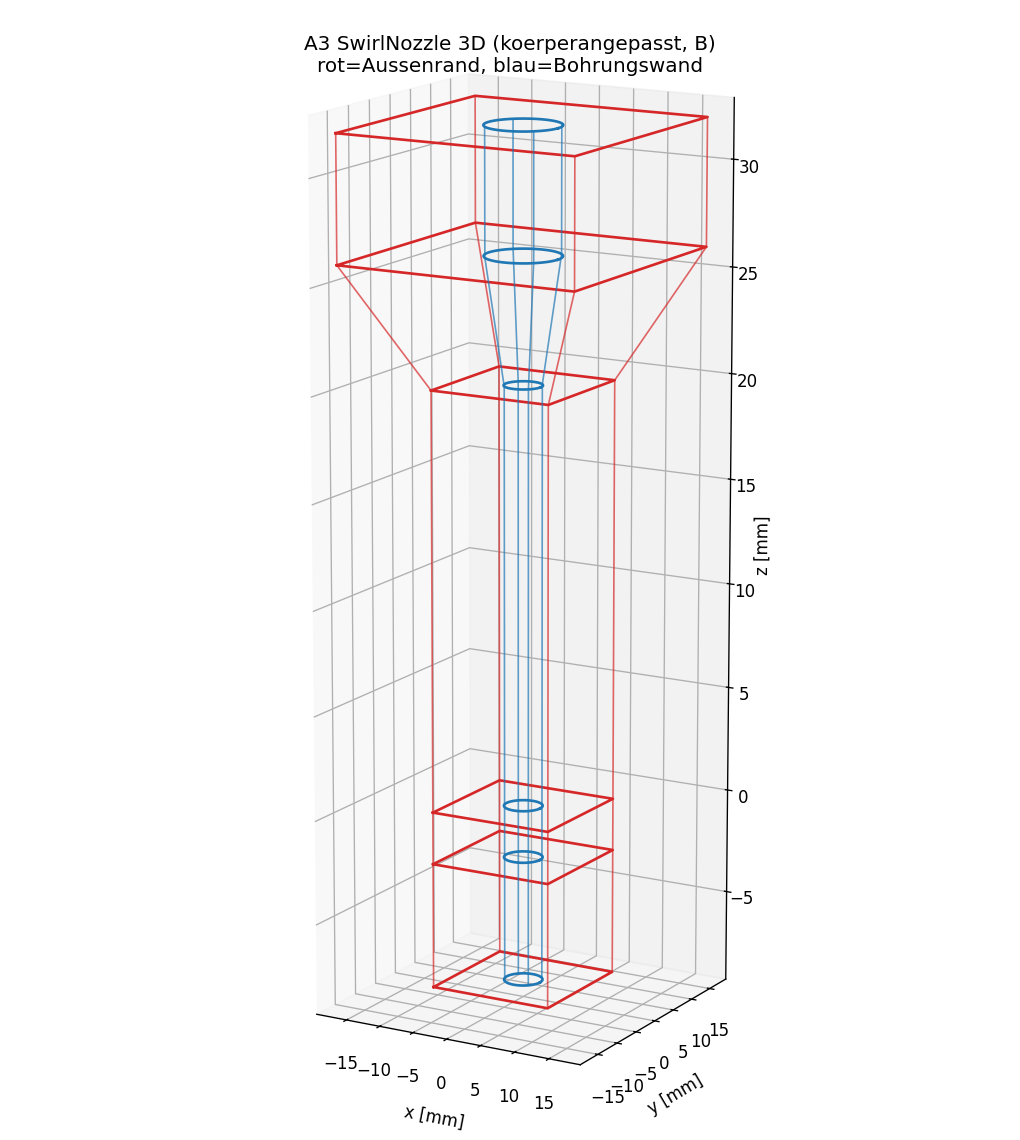

Write the Python code that produced this figure.
# -*- coding: utf-8 -*-
"""
A3 SwirlNozzleInjector -- 3D-Extrusion (koerperangepasst, Variante B).

Stapelt die 2D-O-Grid-Topologie (sketch.py) ueber die z-Stationen aus
params.py und SKALIERT jeden Querschnitt mit dem Bohrungsradius:

    Station            z            scale s = R(z)/(Do/2)
    swirl_bot   z_swirl_bot         Ds/Do  (=2)
    contr_bot   z_contr_bot         Ds/Do  (=2)
    orif_bot    0                   1
    orif_top    Lo                  1
    exp_top     Lo+Lk               R_exit/(Do/2)  (=2)
    exit_top    Lo+Lk+L_exit        R_exit/(Do/2)  (=2)

-> 21 2D-Bloecke x 5 z-Segmente = 105 Hex-Bloecke.
Kontraktion (contr_bot->orif_bot) und Expansion (orif_top->exp_top) sind
Frusta (lineare Skalenaenderung -> schraege Seitenwaende).

Patches (provisorisch, snappy verfeinert spaeter):
    outlet         Top-Flaeche (Exit, +z)
    chamberBottom  Boden Drallkammer (-z)  [wall; Zulauf via snappy]
    outerWall      Aussen-Perimeter (3x3-Raster), alle Segmente  [wall]
Innerer Kreis = interne Schnittstelle.

Einheiten: mm -> scale 0.001 im blockMeshDict.
"""

import math
import os
import numpy as np
import matplotlib.pyplot as plt
from mpl_toolkits.mplot3d.art3d import Line3DCollection

import params as P
import sketch as S   # 2D-Topologie: S.pts, S.blocks, S.arcs_edges, S.patches


# ----------------------------------------------------------------------
# 1) 2D-Basis
# ----------------------------------------------------------------------
MAIN = sorted((k for k in S.pts if not k.startswith("p_")), key=lambda k: int(k[1:]))
N2D = len(MAIN)                       # 28 Hauptpunkte
idx2d = {k: i for i, k in enumerate(MAIN)}
xy = {k: S.pts[k] for k in MAIN}      # 2D-Koordinaten (Orifice-Skala, s=1)

# ----------------------------------------------------------------------
# 2) z-Stationen (z, scale)
# ----------------------------------------------------------------------
R_orif = P.R_wall
# Chamber O-grid scale. Body-fitted would be Ds/Do = 2.0 (Kreis 2 lands exactly
# on the chamber wall Rs -> the tangential inlets then cut through the curved
# arc + BL band, which snaps to slivers/high skew). Reducing it keeps the inner
# O-grid (incl. p12-15) ~inside Rs so the chamber wall + inlets are carved by
# snappy through the SQUARE outer raster (Cartesian) instead -> much less skew.
# 1.4: Kreis 2 ~3.5mm, Trans corners ~5.6mm (just past Rs=5); fully-inside would
# need ~1.25, the trade keeps more chamber O-grid resolution.
S_CHAMBER = 1.4
# PRISMATIC: constant cross-section over z (all scales = 1.0) -> the O-grid
# "circle segments go straight up" with no frusta. snappy then carves the whole
# nozzle (chamber Rs, contraction, orifice Rw, expansion, exit) out of the
# uniform prism. The orifice still matches Kreis 2 (=Rw) arc-exact for the
# air-core/film; everything wider is cut from the square raster. Uniform cells
# -> cleaner refinement transitions (no tiny cells from frusta + refinement).
# False -> the body-fitted variant (S_CHAMBER chamber, R_exit expansion).
PRISMATIC = True
_HAS_EXIT = P.L_exit > 1e-6           # L_exit=0 -> kein Exit-Geradstueck (paper-konform)

if PRISMATIC:
    # Chamber + contraction + orifice prismatic (scale 1, circle segments straight)
    # -> uniform cells, clean tangential carve. Expansion/exit KEEP the body-fitted
    # widening (scale R_exit/Do/2): the core blocks widen toward the outlet -- this
    # gave a nice spray-exit region, not made prismatic there.
    _se = P.R_exit / R_orif
    STATIONS = [
        ("swirl_bot", P.z_swirl_bot, 1.0),
        ("contr_bot", P.z_contr_bot, 1.0),
        ("orif_bot",  0.0,           1.0),
        ("orif_top",  P.z_orif_top,  1.0),
        ("exp_top",   P.z_exp_top,   _se),
    ]
    if _HAS_EXIT:
        STATIONS.append(("exit_top", P.z_exit_top, _se))
else:
    _se = P.R_exit / R_orif
    STATIONS = [
        ("swirl_bot", P.z_swirl_bot, S_CHAMBER),
        ("contr_bot", P.z_contr_bot, S_CHAMBER),
        ("orif_bot",  0.0,           1.0),
        ("orif_top",  P.z_orif_top,  1.0),
        ("exp_top",   P.z_exp_top,   _se),
    ]
    if _HAS_EXIT:
        STATIONS.append(("exit_top", P.z_exit_top, _se))
CASE_DIR = "case_a3_prism" if PRISMATIC else "case_a3"
SEG_NAMES = ["Swirl", "Contraction", "Orifice", "Expansion"]
if _HAS_EXIT:
    SEG_NAMES.append("Exit")
N_NOZZLE_SEG = len(SEG_NAMES)        # 4 oder 5 nozzle segments before ambient

# AMBIENT extension (Task 3): zwei zusaetzliche z-Stationen unter dem Nozzle-Exit
# fuer die Sprueh-Kegelwinkel-Auswertung. Die O-Grid-Frusta oeffnen sich frustum-
# artig in den Spray-Konus (Scale linear vom Exit-Scale zu R_amb/R_orif). Das
# Aussen-Raster dieser Segmente + die Top-Flaeche der amb_far-Station landen im
# 'outlet'-Patch (atmosphaerische pressureInletOutletVelocity-BC, identisch zur
# Nozzle-Exit-BC) -> case_template/0/* bleibt unveraendert.
if P.AMBIENT:
    _s_exit  = STATIONS[-1][2]
    if getattr(P, "TOPOLOGY", "v1") == "v2":
        # v2: Inner-O-Grid faechert mit demselben Cone-Half-Angle wie Ring3 auf
        # -- damit folgt der Inner-O-Grid (Core+Ring1+Ring2) der Spray-Lamelle.
        # Ring3 bleibt dabei radial konstant in der Dicke (R3-R_exit = 5mm).
        # Vorher prismatisch: am chamberBottom-Uebergang R_inner=R_exit=5mm fix,
        # die Lamelle musste vom feinen Inner-O-Grid in den groben Ring3 umsteigen
        # -> Druck-Spike (Martin's ParaView 6.13ms). Jetzt waechst Inner-O-Grid
        # mit der Lamelle mit -> Druck-Spike loest besser auf.
        # SHRINK 0.9 (Martin's Vorschlag 2026-06-02): an den Ambient-Boden-
        # Stationen (amb_mid, amb_far) den Inner-O-Grid-Aussenrand leicht nach
        # innen versetzen (~10%), damit Ring3 mehr Pufferzone bekommt und der
        # spitze Block-Vertex am Frustum-Knick entschaerft wird (siehe Skizze
        # mit orange/gruen Pfeil).
        _half = math.radians(getattr(P, "cone_half_angle_deg", 60.0))
        _tan_h = math.tan(_half)
        _shrink = getattr(P, "inner_amb_shrink", 0.9)
        _R_inner_m = (P.R_exit + (P.z_amb_mid - P.z_exit_top) * _tan_h) * _shrink
        _R_inner_f = (P.R_exit + (P.z_amb_far - P.z_exit_top) * _tan_h) * _shrink
        _s_amb_m = _R_inner_m / P.R_wall
        _s_amb_f = _R_inner_f / P.R_wall
    else:
        _s_amb_f = P.R_amb / R_orif
        _s_amb_m = _s_exit + (_s_amb_f - _s_exit) * P.amb_mid_frac_s
    STATIONS.append(("amb_mid", P.z_amb_mid, _s_amb_m))
    STATIONS.append(("amb_far", P.z_amb_far, _s_amb_f))
    SEG_NAMES = SEG_NAMES + ["Ambient1", "Ambient2"]
NST = len(STATIONS)

# axiale Aufloesung. Orifice und Expansion bekommen 1.5x mehr z-Cells als die
# default h_ax-Berechnung -- das lange Rohr und der sich aufweitende Outflow
# brauchen feinere axiale Aufloesung, damit die Wasser/Luft-Front nicht ueber
# zu wenige Cells streckt (Spray-Detonation @ 7.97ms ohne Refinement).
axial_aspect = 4.0
h_ax = P.h_base * axial_aspect
_z_mult = {"Orifice": 1.5, "Expansion": 2.33, "Ambient1": 2.0, "Contraction": 2.0}
nz_seg = [max(1, round(_z_mult.get(SEG_NAMES[j], 1.0) *
                       abs(STATIONS[j + 1][1] - STATIONS[j][1]) / h_ax))
          for j in range(NST - 1)]


# ----------------------------------------------------------------------
# 3) 3D-Vertices:  V[j*N2D + i]
# ----------------------------------------------------------------------
def vid(station_j, pname):
    return station_j * N2D + idx2d[pname]


# FLIP: 180 deg about the Y axis -> (x,y,z) -> (-x, y, -z). Turns the nozzle so
# the exit faces -z (fluid sprays in -z, chamber on top), matching the CFDPredict
# convention. A proper rotation (det +1) -> hex volumes stay positive, no winding
# fix. (x is mirrored too -> swirl handedness flips; cosmetic for symmetric BCs.)
def _flip(x, y, z):
    return (-x, y, -z)


# TOPOLOGY=v2: ring_level=5 (Ring3) wird Frustum-skaliert:
#   - 2D-Position pts[] in sketch.py setzt Ring3 corners auf R3_max
#     (= R3 + L_amb*tan(half_angle)).
#   - Pro Station wird Ring3-Radius linear interpoliert:
#       R3(z) = R3                       fuer z <= z_exit_top
#               R3 + (z-z_exit_top)*tan(half_angle)  fuer z > z_exit_top (Ambient)
#   - sketch3d-scale fuer Ring3 = R3(z) / R3_max
TOPOLOGY_V2 = (getattr(S, "TOPOLOGY", "v1") == "v2")
_R3_ABS  = getattr(S, "_R3_abs", None) or 0.0
_R3_MAX  = getattr(S, "_R3_max", None)
_TAN_HC  = math.tan(math.radians(getattr(P, "cone_half_angle_deg", 60.0)))


def _vertex_scale(k, j, station_scale, station_z_orig):
    """Per-vertex scale: ring_level <=4 = uniform station_scale (wie v1).
    Ring3 (level 5): Frustum mit half-angle. Im 2D liegt der pt auf R3_max
    (= R3 + L_amb*tan(half_angle)). Pro Station: R3(z) = R3 fuer z <= z_exit_top,
    sonst R3 + (z-z_exit_top)*tan. scale = R3(z) / R3_max."""
    if not TOPOLOGY_V2:
        return station_scale
    lvl = S.ring_level.get(k, 0)
    if lvl <= 4:
        return station_scale
    if lvl == 5 and _R3_MAX is not None:
        # Ring3 Frustum: R3 am exit_top, waechst downstream.
        delta = max(0.0, station_z_orig - P.z_exit_top)
        R3_at = _R3_ABS + delta * _TAN_HC
        return R3_at / _R3_MAX
    return station_scale


verts3d = []
for j, (_nm, z, s) in enumerate(STATIONS):
    for k in MAIN:
        x, y = xy[k]
        s_v = _vertex_scale(k, j, s, z)
        verts3d.append(_flip(x * s_v, y * s_v, z))


# ----------------------------------------------------------------------
# 4) 3D-Hex-Bloecke:  je 2D-Block x je z-Segment
# ----------------------------------------------------------------------
def hex_orient(v8):
    """Spatprodukt an v0:  ((v1-v0) x (v3-v0)) . (v4-v0).
    > 0  => blockMesh-konforme Orientierung (positives Zellvolumen).
    Betrag ~ lokales Volumenmasz."""
    p = [np.array(verts3d[i], dtype=float) for i in v8]
    return float(np.dot(np.cross(p[1] - p[0], p[3] - p[0]), p[4] - p[0]))


# TOPOLOGY=v2: Welche Segments existieren fuer einen Block-segments-Tag?
# Bei v1 ist segments="ALL" -> immer aktiv, kompatibel mit alter Logik.
def _seg_active(seg_tag, seg_name):
    if seg_tag == "ALL":
        return True
    if seg_tag == "CHAMBER":
        return seg_name in ("Swirl", "Contraction")
    if seg_tag == "EXIT_AMBIENT":
        # ab Expansion + Exit (falls vorhanden) + Ambient1/2
        return seg_name in ("Expansion", "Exit", "Ambient1", "Ambient2")
    if seg_tag == "AMBIENT":
        return seg_name in ("Ambient1", "Ambient2")
    return False


blocks3d = []
for j in range(NST - 1):
    seg_name = SEG_NAMES[j]
    for b in S.blocks:
        seg_tag = b.get("segments", "ALL")
        if not _seg_active(seg_tag, seg_name):
            continue
        v0, v1, v2, v3 = b["verts"]
        v8 = [vid(j, v0), vid(j, v1), vid(j, v2), vid(j, v3),
              vid(j + 1, v0), vid(j + 1, v1), vid(j + 1, v2), vid(j + 1, v3)]
        n1, n2, _ = b["cells"]
        blocks3d.append({
            "name": f"{b['name']}_{seg_name}",
            "v8": v8,
            "cells": (n1, n2, nz_seg[j]),
            "seg": seg_name,
        })


# ----------------------------------------------------------------------
# 5) Arc-Kanten je Station (skalierter Kreis 1 / Kreis 2)
# ----------------------------------------------------------------------
# TOPOLOGY=v2: arcs fuer Ring3 (p28..p31) nur an Stations wo Ring3-Block
# tatsaechlich existiert (= EXIT_AMBIENT segments). Sonst meldet blockMesh
# "Curved edge does not correspond to a block edge" Warnings und einen
# fatalen Topology-Konsistenz-Check (Patch-Face-Edge passt nicht zur
# Block-Face-Edge weil arc den geraden Block-Edge biegt).
def _arc_active_at_station(midkey, j):
    if not TOPOLOGY_V2:
        return True
    # Ring3 arcs (p28..p31): nur in EXIT_AMBIENT-Segmenten ODER an Stations
    # die diese Segmente begrenzen.
    if "28_" in midkey or "29_" in midkey or "30_" in midkey or "31_" in midkey:
        seg_below = SEG_NAMES[j - 1] if j > 0 else None
        seg_above = SEG_NAMES[j] if j < NST - 1 else None
        exit_amb = ("Expansion", "Exit", "Ambient1", "Ambient2")
        return (seg_below in exit_amb) or (seg_above in exit_amb)
    return True


arcs3d = []   # (i_start, i_end, (mx,my,mz))
for j, (_nm, z, s) in enumerate(STATIONS):
    for (sname, midkey, ename) in S.arcs_edges:
        if not _arc_active_at_station(midkey, j):
            continue
        mx, my = S.pts[midkey]
        # ring_level vom Endpunkt nutzen (arcs liegen auf einer Schale).
        s_v = _vertex_scale(sname, j, s, z)
        arcs3d.append((vid(j, sname), vid(j, ename), _flip(mx * s_v, my * s_v, z)))


# ----------------------------------------------------------------------
# 6) Patches
# ----------------------------------------------------------------------
# outlet: Top-Flaeche aller 2D-Bloecke an der LETZTEN Station -- nur Bloecke
# deren segments-tag das letzte 3D-Segment enthaelt (in v2 ist das "Ambient2";
# Trans/Out gibt's dort nicht).
outlet_faces = []
jlast = NST - 1
last_seg = SEG_NAMES[jlast - 1]
for b in S.blocks:
    if not _seg_active(b.get("segments", "ALL"), last_seg):
        continue
    v0, v1, v2, v3 = b["verts"]
    outlet_faces.append((vid(jlast, v0), vid(jlast, v1),
                         vid(jlast, v2), vid(jlast, v3)))

# chamberBottom: Boden-Flaeche an Station 0 (Normale -z -> umgekehrte Reihenfolge)
# Nur Bloecke deren segments-tag das erste 3D-Segment enthaelt (in v2 "Swirl").
bottom_faces = []
first_seg = SEG_NAMES[0]
for b in S.blocks:
    if not _seg_active(b.get("segments", "ALL"), first_seg):
        continue
    v0, v1, v2, v3 = b["verts"]
    bottom_faces.append((vid(0, v0), vid(0, v3), vid(0, v2), vid(0, v1)))

# outerWall: Aussen-Perimeter, **NUR Nozzle-Segmente** (j < N_NOZZLE_SEG).
# Mit AMBIENT: die Ambient-Segmente-Aussenseiten werden weiter unten in den
# outlet-Patch gemerged (atmosphaerische BC).
#
# TOPOLOGY=v2: Out_*-Bloecke existieren nur in Swirl+Contraction. Im Orifice/
# Expansion/Exit/Ambient gibt es keinen Outer-Quadrat-Raster. Stattdessen:
#   - In Expansion/Ambient: Ring3-Block's Aussenkante (Ring3-Kreis) ist
#     der "ehemalige outerWall" -- bei AMBIENT=True wird der von snappy
#     ggf. weggeschnitten / gehoert sonst zum atmosphere/outlet-Patch.
#   - In Ambient1+2: Ring4-Block's Aussenkante = Frustum-Mantel (atmosphere).
outer_edges = S.patches["wall outerWall"]
outerwall_faces = []                # nozzle: wall (snappy schneidet hier)
atmosphere_faces = []               # ambient: patch (-> outlet)
# L_exit Aussenrand-Faces. Bei P.AMBIENT=False ist das L_exit-Geradstueck eine
# artificialle Wand-Verlaengerung der Duese (in Zhang's Setup nicht vorhanden);
# Coanda-Zirkulation an dieser Wand triggerte in v25 den limitVelocity dauerhaft
# (z=-25mm Spike-Region). Ohne Ambient bekommt der Mantel jetzt einen eigenen
# atmosphaerischen Patch. Mit Ambient bleibt es wall (echte Material-Aussenwand
# der Duese).
lexit_side_faces = []

if TOPOLOGY_V2:
    # v2: outer_edges (p16-p27) sind nur in Swirl+Contraction-Bloecken referenziert
    chamber_segs = ("Swirl", "Contraction")
    for j in range(NST - 1):
        if SEG_NAMES[j] not in chamber_segs:
            continue
        for (a, b) in outer_edges:
            face = (vid(j, a), vid(j, b), vid(j + 1, b), vid(j + 1, a))
            outerwall_faces.append(face)
    # Ring3-Aussenkante = Frustum-Mantel des einzigen v2-Aussenrings.
    # In Expansion (Nozzle): wall-aequivalent (snappy schneidet hier den
    # echten Nozzle-Aussenrand). In Ambient1/2: atmosphere -> outlet.
    ring3_edges = [(f"p{28+i}", f"p{28+(i+1)%4}") for i in range(4)]
    # Ring2-Aussenkante (p8..p11): im ORIFICE ist Ring2 die outermost shell
    # (kein Ring3 dort) -> outerwall-patch noetig. In Expansion+Ambient ist
    # Ring2-Aussenkante SHARED mit Ring3-Innenkante (internal face).
    ring2_edges = [(f"p{8+i}", f"p{8+(i+1)%4}") for i in range(4)]
    for j in range(NST - 1):
        sn = SEG_NAMES[j]
        if sn == "Orifice":
            # Ring2-Aussenrand = Bohrungswand (snappy fittet hier)
            for (a, b) in ring2_edges:
                face = (vid(j, a), vid(j, b), vid(j + 1, b), vid(j + 1, a))
                outerwall_faces.append(face)
        elif sn == "Expansion":
            # Ring3-Aussenrand = Bohrungs-/Expansion-Wand-Aequivalent
            for (a, b) in ring3_edges:
                face = (vid(j, a), vid(j, b), vid(j + 1, b), vid(j + 1, a))
                outerwall_faces.append(face)
        elif sn == "Exit":
            # L_exit-Geradstueck: ohne Ambient = atmosphaerischer Patch
            # (sonst artificialle Wand, siehe lexit_side_faces-Kommentar).
            target = outerwall_faces if P.AMBIENT else lexit_side_faces
            for (a, b) in ring3_edges:
                face = (vid(j, a), vid(j, b), vid(j + 1, b), vid(j + 1, a))
                target.append(face)
        elif sn in ("Ambient1", "Ambient2"):
            for (a, b) in ring3_edges:
                face = (vid(j, a), vid(j, b), vid(j + 1, b), vid(j + 1, a))
                atmosphere_faces.append(face)

    # Ring3-Block-Bottom-Face an station orif_top (Expansion-Start): an dieser
    # Station gibt es keinen Ring3-Block darunter (Orifice-Segment hat kein
    # Ring3) -> Patch (chamberBottom-aequivalent).
    j_orif_top = None
    for j, (nm, _z, _s) in enumerate(STATIONS):
        if nm == "orif_top":
            j_orif_top = j
            break
    if j_orif_top is not None:
        for b in S.blocks:
            if not b["name"].startswith("Ring3_"):
                continue
            v0, v1, v2, v3 = b["verts"]
            bottom_faces.append((vid(j_orif_top, v0), vid(j_orif_top, v3),
                                 vid(j_orif_top, v2), vid(j_orif_top, v1)))
else:
    for j in range(NST - 1):
        sn = SEG_NAMES[j]
        is_nozzle = (j < N_NOZZLE_SEG)
        if sn == "Exit" and not P.AMBIENT:
            target = lexit_side_faces
        elif is_nozzle:
            target = outerwall_faces
        else:
            target = atmosphere_faces
        for (a, b) in outer_edges:
            face = (vid(j, a), vid(j, b), vid(j + 1, b), vid(j + 1, a))
            target.append(face)

# chamberBottom_top (TOPOLOGY=v2): die TOP-Faces der Trans/Out-Bloecke an
# Station "Orif_bot" (= Ende Contraction). Diese werden mit chamberBottom
# gemerged (gleicher noSlip-wall-Patch, funktional).
if TOPOLOGY_V2:
    j_orif_bot = None
    for j, (nm, _z, _s) in enumerate(STATIONS):
        if nm == "orif_bot":
            j_orif_bot = j
            break
    if j_orif_bot is not None:
        # Trans+Out blocks endeten an j_orif_bot-1 (Contraction-Segment).
        # Ihre TOP-Faces (= blockMesh face 5, order v0..v3 an Station j+1) an
        # Station j_orif_bot werden bottom_faces zugefuegt.
        for b in S.blocks:
            if b.get("segments") != "CHAMBER":
                continue
            v0, v1, v2, v3 = b["verts"]
            bottom_faces.append((vid(j_orif_bot, v0), vid(j_orif_bot, v1),
                                 vid(j_orif_bot, v2), vid(j_orif_bot, v3)))


# ----------------------------------------------------------------------
# 7) blockMeshDict-Export
# ----------------------------------------------------------------------
_HEADER = """\
/*--------------------------------*- C++ -*----------------------------------*\\
| =========                 |                                                 |
|  \\\\      /  F ield        | OpenFOAM: The Open Source CFD Toolbox           |
|   \\\\    /   O peration    | Version:  v2512                                 |
|    \\\\  /    A nd          | Web:      www.OpenFOAM.com                      |
|     \\\\/     M anipulation |                                                 |
\\*---------------------------------------------------------------------------*/
FoamFile
{{
    version     2.0;
    format      ascii;
    class       dictionary;
    object      {obj};
}}
// * * * * * * * * * * * * * * * * * * * * * * * * * * * * * * * * * * * * * //
"""


def write_blockmeshdict(case_path):
    sysdir = os.path.join(case_path, "system")
    os.makedirs(sysdir, exist_ok=True)
    L = []
    L.append("scale   0.001;   // mm -> m")
    L.append("")
    L.append("vertices")
    L.append("(")
    for n, (x, y, z) in enumerate(verts3d):
        st = n // N2D
        pn = MAIN[n % N2D]
        L.append(f"    ( {x:13.6e} {y:13.6e} {z:13.6e} )  // {n:3d} {STATIONS[st][0]}:{pn}")
    L.append(");")
    L.append("")
    L.append("blocks")
    L.append("(")
    # z-Grading 1.5 in Ambient1/Ambient2: feine Cells am exit_top (Lamellen-
    # Austritt am Lampenschirm-Disk-Knick), groebere weiter weg. Vorher
    # uniform -> langgestreckte Cells direkt unter dem Lampenschirm, die
    # Lamelle sah dort einen Geometrie-Knick + lange Cells (Martin's ParaView
    # 2026-06-02, v5 alpha=1 vs Mesh-Stretching).
    _z_grad = {"Ambient1": 4.0, "Ambient2": 2.0}
    for blk in blocks3d:
        vs = " ".join(str(i) for i in blk["v8"])
        nx, ny, nz = blk["cells"]
        gz = _z_grad.get(blk.get("seg", ""), 1.0)
        L.append(f"    hex ({vs}) {blk['name']} ({nx} {ny} {nz}) "
                 f"simpleGrading (1 1 {gz})")
    L.append(");")
    L.append("")
    L.append("edges")
    L.append("(")
    for (i, jj, (mx, my, mz)) in arcs3d:
        L.append(f"    arc {i} {jj} ({mx:13.6e} {my:13.6e} {mz:13.6e})")
    L.append(");")
    L.append("")
    L.append("boundary")
    L.append("(")

    def _patch(name, ptype, faces):
        L.append(f"    {name}")
        L.append("    {")
        L.append(f"        type {ptype};")
        L.append("        faces")
        L.append("        (")
        for f in faces:
            L.append("            (" + " ".join(str(i) for i in f) + ")")
        L.append("        );")
        L.append("    }")

    # outlet = nozzle-exit/ambient-far Top-Flaeche. Frustum-Mantel im Ambient
    # geht in einen separaten "atmosphere"-Patch (s.u.) -- vorher in outlet
    # gemerged, das gab BC-Probleme: outlet ist stiff fixedValue 0 fuer das
    # bottom (sauber non-reflecting), Frustum-Mantel braucht atmosphere-typ
    # BC (alpha=inletOutlet, p_rgh=prghPressure, U=pressureInletOutletVelocity)
    # damit Luft fuer Air-Core nachstroemen kann ohne dass das stiff p=0 die
    # Druck-Pulsation an der Aussenseite des Sprays clamped.
    # outlet =
    # Raster-Faces der Ambient-Segmente. Beide tragen die gleiche atmosphaerische
    # pressureInletOutletVelocity/totalPressure-BC.
    _patch("outlet", "patch", outlet_faces)
    if atmosphere_faces:
        _patch("atmosphere", "patch", atmosphere_faces)
    if lexit_side_faces:
        _patch("lexit_side", "patch", lexit_side_faces)
    _patch("chamberBottom", "wall", bottom_faces)
    _patch("outerWall", "wall", outerwall_faces)
    L.append(");")
    L.append("")
    L.append("mergePatchPairs ( );")
    body = "\n".join(L)
    path = os.path.join(sysdir, "blockMeshDict")
    with open(path, "w", newline="\n") as f:
        f.write(_HEADER.format(obj="blockMeshDict"))
        f.write("\n" + body + "\n// " + "*" * 70 + " //\n")
    print(f"geschrieben: {path}")

    # minimale controlDict, damit blockMesh/checkMesh direkt laufen
    cdict = (_HEADER.format(obj="controlDict") + "\n"
             "application     blockMesh;\n"
             "startFrom       startTime;\nstartTime       0;\n"
             "stopAt          endTime;\nendTime         1;\n"
             "deltaT          1;\nwriteControl    timeStep;\nwriteInterval   1;\n"
             "writeFormat     ascii;\nwritePrecision  7;\nrunTimeModifiable true;\n"
             "// " + "*" * 70 + " //\n")
    with open(os.path.join(sysdir, "controlDict"), "w", newline="\n") as f:
        f.write(cdict)

    fvsch = (_HEADER.format(obj="fvSchemes") + "\n"
             "ddtSchemes { default steadyState; }\n"
             "gradSchemes { default Gauss linear; }\n"
             "divSchemes { default none; }\n"
             "laplacianSchemes { default Gauss linear corrected; }\n"
             "interpolationSchemes { default linear; }\n"
             "snGradSchemes { default corrected; }\n"
             "// " + "*" * 70 + " //\n")
    with open(os.path.join(sysdir, "fvSchemes"), "w", newline="\n") as f:
        f.write(fvsch)
    fvsol = (_HEADER.format(obj="fvSolution") + "\n"
             "solvers {}\n"
             "// " + "*" * 70 + " //\n")
    with open(os.path.join(sysdir, "fvSolution"), "w", newline="\n") as f:
        f.write(fvsol)
    os.makedirs(os.path.join(case_path, "constant"), exist_ok=True)
    print(f"geschrieben: controlDict, fvSchemes, fvSolution")


# ----------------------------------------------------------------------
# 8) 3D-Preview (Silhouette: Aussen-Perimeter + Bohrungskreis je Station)
# ----------------------------------------------------------------------
def draw3d(fname="sketch3d.png"):
    fig = plt.figure(figsize=(8.5, 9.5))
    ax = fig.add_subplot(111, projection="3d")

    # Bohrungskreis (Kreis2 p8..p11) + Aussen-Perimeter je Station
    outer_names = ["p16", "p17", "p18", "p19", "p20", "p21", "p22", "p23",
                   "p24", "p25", "p26", "p27", "p16"]
    for j, (nm, z, s) in enumerate(STATIONS):
        # Bohrung (Kreis 2) als Polygon der 4 Bogenmittelpunkte + Ecken (gesampelt)
        th = np.linspace(0, 2 * np.pi, 81)
        ax.plot(P.R_wall * s * np.cos(th), P.R_wall * s * np.sin(th),
                zs=z, color="tab:blue", lw=1.6)
        # Aussen-Perimeter
        ox = [xy[n][0] * s for n in outer_names]
        oy = [xy[n][1] * s for n in outer_names]
        ax.plot(ox, oy, zs=z, color="tab:red", lw=1.6)

    # vertikale Kanten der Aussen-Ecken + Bohrungs-Eckpunkte
    for nm in ["p16", "p19", "p22", "p25", "p8", "p9", "p10", "p11"]:
        xs = [xy[nm][0] * s for (_n, _z, s) in STATIONS]
        ys = [xy[nm][1] * s for (_n, _z, s) in STATIONS]
        zs = [z for (_n, z, _s) in STATIONS]
        col = "tab:blue" if nm in ("p8", "p9", "p10", "p11") else "tab:red"
        ax.plot(xs, ys, zs, color=col, lw=1.0, alpha=0.7)

    ax.set_xlabel("x [mm]")
    ax.set_ylabel("y [mm]")
    ax.set_zlabel("z [mm]")
    ax.set_title("A3 SwirlNozzle 3D (koerperangepasst, B)\n"
                 "rot=Aussenrand, blau=Bohrungswand")
    ax.view_init(elev=14, azim=-60)
    try:
        ax.set_box_aspect((1, 1, 3))
    except Exception:
        pass
    fig.tight_layout()
    fig.savefig(fname, dpi=120)
    print(f"geschrieben: {fname}")


# ----------------------------------------------------------------------
# 9) Report + Sanity
# ----------------------------------------------------------------------
if __name__ == "__main__":
    print(f"Stationen: {[(n, round(z,2), round(s,3)) for n,z,s in STATIONS]}")
    print(f"nz je Segment {dict(zip(SEG_NAMES, nz_seg))}  (h_ax={h_ax:.3f} mm)")
    print(f"Vertices: {len(verts3d)}   Bloecke: {len(blocks3d)}   Arcs: {len(arcs3d)}")
    total = sum(b['cells'][0] * b['cells'][1] * b['cells'][2] for b in blocks3d)
    print(f"Zellen gesamt: {total}")
    # Orientierungs-Check (Spatprodukt > 0 = blockMesh-konform)
    orients = [hex_orient(b["v8"]) for b in blocks3d]
    bad = [blocks3d[i]["name"] for i, v in enumerate(orients) if v <= 0]
    print(f"min Spatprodukt={min(orients):.4e}  invertiert/0: {len(bad)}")
    if bad:
        print("  !! invertierte Bloecke:", bad[:8])
    print(f"Patches: outlet={len(outlet_faces) + len(atmosphere_faces)} "
          f"(top={len(outlet_faces)} +ambientSide={len(atmosphere_faces)})  "
          f"chamberBottom={len(bottom_faces)}  outerWall={len(outerwall_faces)}  "
          f"lexit_side={len(lexit_side_faces)}  AMBIENT={P.AMBIENT}")
    draw3d()
    write_blockmeshdict(CASE_DIR)
    print(f"case dir: {CASE_DIR}  (PRISMATIC={PRISMATIC})")
